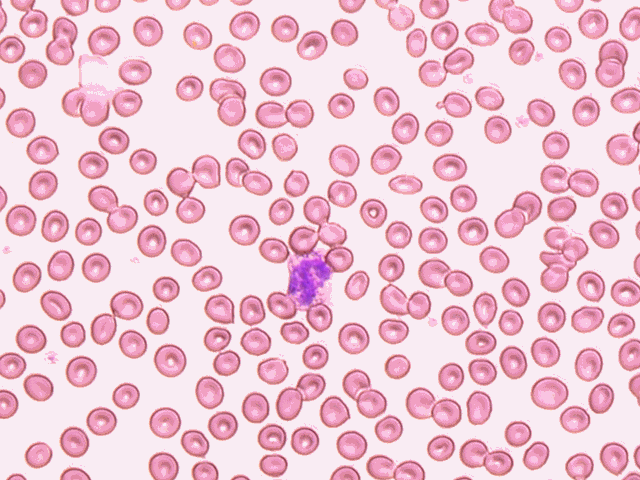
%> input picture ImageUnderstanding_LAB1/white_blood_cells.png, 640 x 480 px
$ octave P1_1.m   (GNU Octave 9; MATLAB toolbox functions it lacks are replaced by stand-ins)
%> lines starting %> are read from the running program, lines starting %| are printed output that depends on the picture; in (x1, y1, x2, y2) boxes, pixels count from 0 and x2, y2 are one past the last pixel; in counts of white or black regions, pixels touching at a corner belong together; the program's own positions count from 1
myImage = imread('white_blood_cells.png');
%> myImage is the input picture: size 480x640x3 uint8; mean R, G, B 239.1, 197.9, 212.8
grayImage = rgb2gray(myImage);
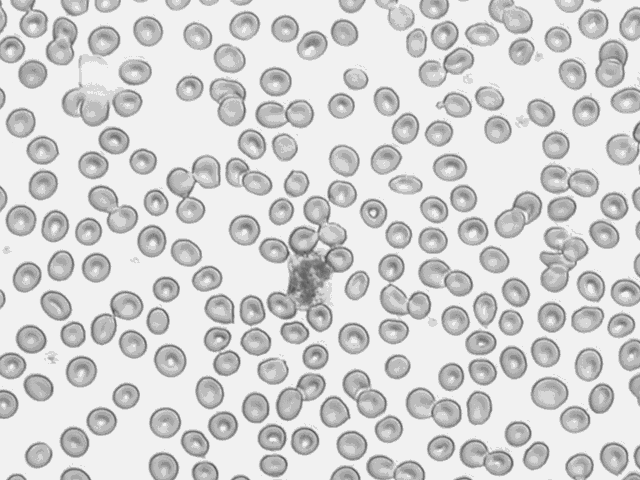
%> grayImage: size 480x640 uint8; min 78, max 241, mean 212
doubleImage = double(grayImage);
img=doubleImage;
threshold=220;
for i= 1:480
    for j= 1:640
        if img(i,j)>threshold
            img(i,j)=0;
        else
            img(i,j)=255;
        end
    end
end
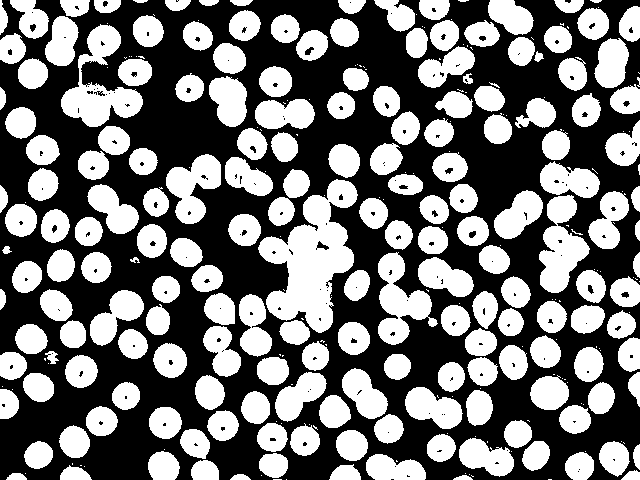
%> img: size 480x640 double; 45.2% white; 308 white regions (125 under 20 px), largest, box (x1, y1, x2, y2) and area: (258, 179, 358, 333) 7547, (61, 24, 143, 127) 3440, (539, 195, 590, 293) 2809
imshow(uint8(img))
